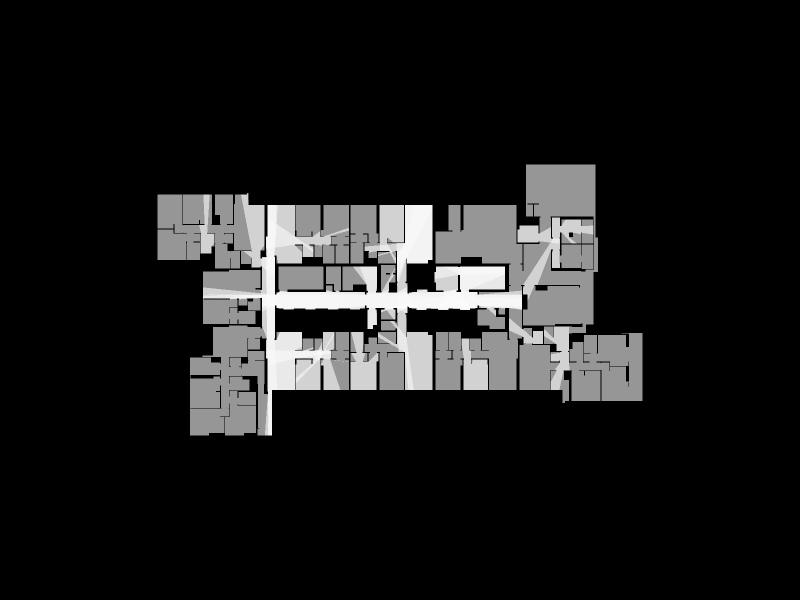

Write notebook code for a chart like this one.
### Code cell
if not isovists:
    print("No valid isovists to display.")
else:
    Topology.Show(gallery, isovists,
                  faceColorKey="cp_color",
                  faceOpacity=0.6,
                  showEdges=False,
                  showVertices=False,
                  camera=[0,0,6],
                  backgroundColor="Black",
                  width=800,
                  height=600,
                  renderer=renderer)
